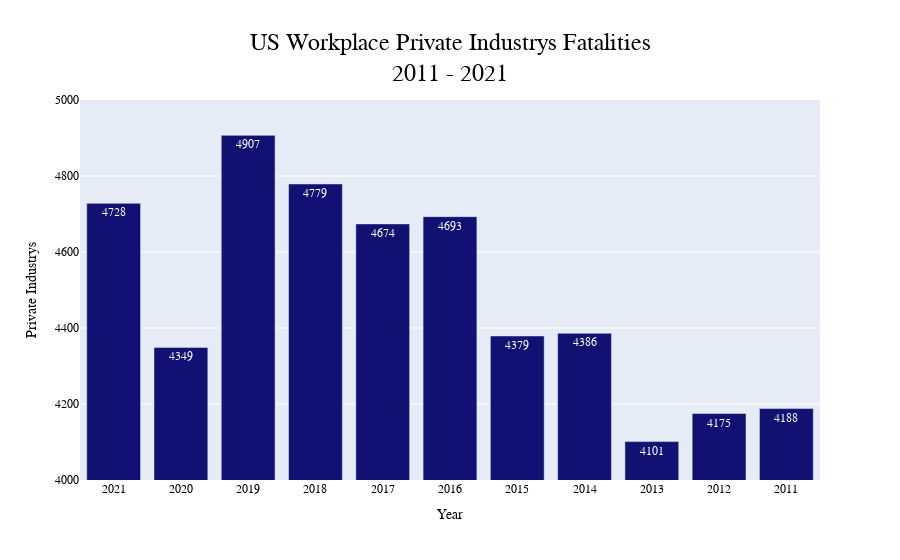

Notebook code cell kept with this figure:
### Code cell
fig = px.bar(df_1, x=df_1['Year'], y=df_1[var_1], 
                text_auto=True, 
                title= 'US Workplace ' + var_1 + ' Fatalities<br>' + str(syear) + ' - ' + str(eyear))
fig.update_yaxes(autorange=False,fixedrange=False,range=['4000','5000'])                
fig.update_traces(marker_color='#111173')
fig.update_layout(
    font_family="Arial",
    font_color="black",
    title_x=0.5,
    title_xanchor="center",
    title_font_family="Arial",
    title_font_color="black",
    title_font_size=24
    )               
fig.show()

### Figure 1 — Plotly figure (JSON) as saved in the notebook; plotly's stock layout.template omitted (floating-point values rounded to 4 significant figures)
{"data": [{"alignmentgroup": "True", "hovertemplate": "Year=%{x}<br>Private Industrys=%{y}<extra></extra>", "legendgroup": "", "marker": {"color": "#111173", "pattern": {"shape": ""}}, "name": "", "offsetgroup": "", "orientation": "v", "showlegend": false, "textposition": "auto", "texttemplate": "%{y}", "type": "bar", "x": ["2021", "2020", "2019", "2018", "2017", "2016", "2015", "2014", "2013", "2012", "2011"], "xaxis": "x", "y": [4728, 4349, 4907, 4779, 4674, 4693, 4379, 4386, 4101, 4175, 4188], "yaxis": "y"}], "layout": {"barmode": "relative", "font": {"color": "black", "family": "Arial"}, "legend": {"tracegroupgap": 0}, "title": {"font": {"color": "black", "family": "Arial", "size": 24}, "text": "US Workplace Private Industrys Fatalities<br>2011 - 2021", "x": 0.5, "xanchor": "center"}, "xaxis": {"anchor": "y", "domain": [0, 1], "title": {"text": "Year"}}, "yaxis": {"anchor": "x", "autorange": false, "domain": [0, 1], "fixedrange": false, "range": ["4000", "5000"], "title": {"text": "Private Industrys"}}}}
